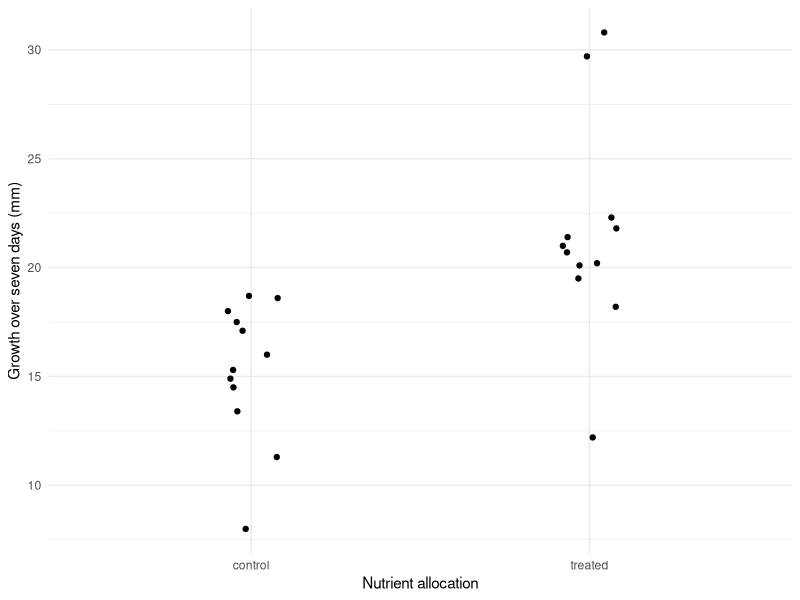

This figure's R source:
## ---- chunk 1
knitr::opts_chunk$set(echo = TRUE, fig.width = 6, fig.height = 4)
library(readr)
library(dplyr)
library(ggplot2)
## ---- chunk 2
seedlings <- read_csv("data/seedlings.csv", show_col_types = FALSE)
seedlings <- seedlings |>
  mutate(growth_mm = final_mm - initial_mm)
nrow(seedlings)
## ---- chunk 3
group_summary <- seedlings |>
  group_by(treatment) |>
  summarise(
    n = n(),
    mean_growth_mm = mean(growth_mm),
    sd_growth_mm = sd(growth_mm),
    .groups = "drop"
  )
knitr::kable(group_summary, digits = 2,
             caption = "Growth summaries. SD describes variation among plants.")
## ---- chunk 4
ggplot(seedlings, aes(x = treatment, y = growth_mm)) +
  geom_point(position = position_jitter(width = 0.08, height = 0, seed = 7)) +
  labs(x = "Nutrient allocation", y = "Growth over seven days (mm)") +
  theme_minimal()
